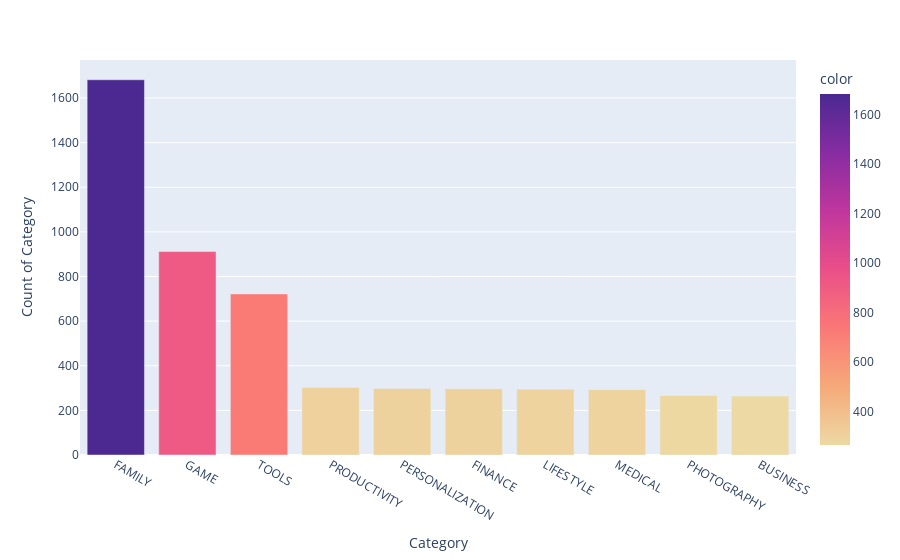

The code cell stored with this chart in its notebook:
### Code cell
bar = px.bar(
        x = top10_category.index, # index = category name
        y = top10_category.values,
        color=top10_category.values, 
        color_continuous_scale='Agsunset_r')
bar.update_layout(xaxis_title='Category', yaxis_title='Count of Category')
bar.show()
bar.write_image("Count of Category.png")

### Figure 1 — Plotly figure (JSON) as saved in the notebook; plotly's stock layout.template omitted (floating-point values rounded to 4 significant figures)
{"data": [{"alignmentgroup": "True", "hovertemplate": "x=%{x}<br>y=%{y}<br>color=%{marker.color}<extra></extra>", "legendgroup": "", "marker": {"color": [1682, 912, 722, 303, 298, 297, 295, 293, 267, 264], "coloraxis": "coloraxis", "pattern": {"shape": ""}}, "name": "", "offsetgroup": "", "orientation": "v", "showlegend": false, "textposition": "auto", "type": "bar", "x": ["FAMILY", "GAME", "TOOLS", "PRODUCTIVITY", "PERSONALIZATION", "FINANCE", "LIFESTYLE", "MEDICAL", "PHOTOGRAPHY", "BUSINESS"], "xaxis": "x", "y": [1682, 912, 722, 303, 298, 297, 295, 293, 267, 264], "yaxis": "y"}], "layout": {"barmode": "relative", "coloraxis": {"colorbar": {"title": {"text": "color"}}, "colorscale": [[0, "rgb(237, 217, 163)"], [0.1667, "rgb(246, 169, 122)"], [0.3333, "rgb(250, 120, 118)"], [0.5, "rgb(234, 79, 136)"], [0.6667, "rgb(192, 54, 157)"], [0.8333, "rgb(135, 44, 162)"], [1, "rgb(75, 41, 145)"]]}, "legend": {"tracegroupgap": 0}, "margin": {"t": 60}, "xaxis": {"anchor": "y", "domain": [0, 1], "title": {"text": "Category"}}, "yaxis": {"anchor": "x", "domain": [0, 1], "title": {"text": "Count of Category"}}}}
